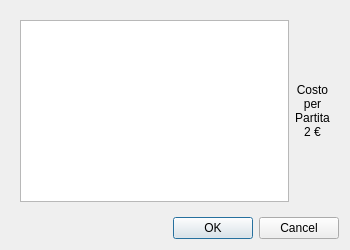
<?xml version="1.0" encoding="UTF-8"?>
<ui version="4.0">
 <class>Dialog</class>
 <widget class="QDialog" name="Dialog">
  <property name="geometry">
   <rect>
    <x>0</x>
    <y>0</y>
    <width>350</width>
    <height>250</height>
   </rect>
  </property>
  <property name="windowTitle">
   <string>Selezione Tavolo</string>
  </property>
  <layout class="QVBoxLayout" name="verticalLayout_Main">
   <item>
    <widget class="QWidget" name="containerSelezioneCosto" native="true">
     <layout class="QHBoxLayout" name="horizontalLayout_SelezioneCosto">
      <item>
       <widget class="QListWidget" name="lstTavoli">
        <property name="selectionMode">
         <enum>QAbstractItemView::NoSelection</enum>
        </property>
       </widget>
      </item>
      <item>
       <widget class="QLabel" name="lblCostoPartita">
        <property name="text">
         <string>Costo
per
Partita
2 €</string>
        </property>
        <property name="alignment">
         <set>Qt::AlignCenter</set>
        </property>
       </widget>
      </item>
     </layout>
    </widget>
   </item>
   <item>
    <spacer name="verticalSpacer">
     <property name="orientation">
      <enum>Qt::Vertical</enum>
     </property>
     <property name="sizeHint" stdset="0">
      <size>
       <width>20</width>
       <height>0</height>
      </size>
     </property>
    </spacer>
   </item>
   <item>
    <widget class="QDialogButtonBox" name="buttonBox">
     <property name="orientation">
      <enum>Qt::Horizontal</enum>
     </property>
     <property name="standardButtons">
      <set>QDialogButtonBox::Cancel|QDialogButtonBox::Ok</set>
     </property>
    </widget>
   </item>
  </layout>
 </widget>
 <resources/>
 <connections>
  <connection>
   <sender>buttonBox</sender>
   <signal>accepted()</signal>
   <receiver>Dialog</receiver>
   <slot>accept()</slot>
   <hints>
    <hint type="sourcelabel">
     <x>248</x>
     <y>243</y>
    </hint>
    <hint type="destinationlabel">
     <x>157</x>
     <y>168</y>
    </hint>
   </hints>
  </connection>
  <connection>
   <sender>buttonBox</sender>
   <signal>rejected()</signal>
   <receiver>Dialog</receiver>
   <slot>reject()</slot>
   <hints>
    <hint type="sourcelabel">
     <x>316</x>
     <y>243</y>
    </hint>
    <hint type="destinationlabel">
     <x>286</x>
     <y>168</y>
    </hint>
   </hints>
  </connection>
 </connections>
</ui>
